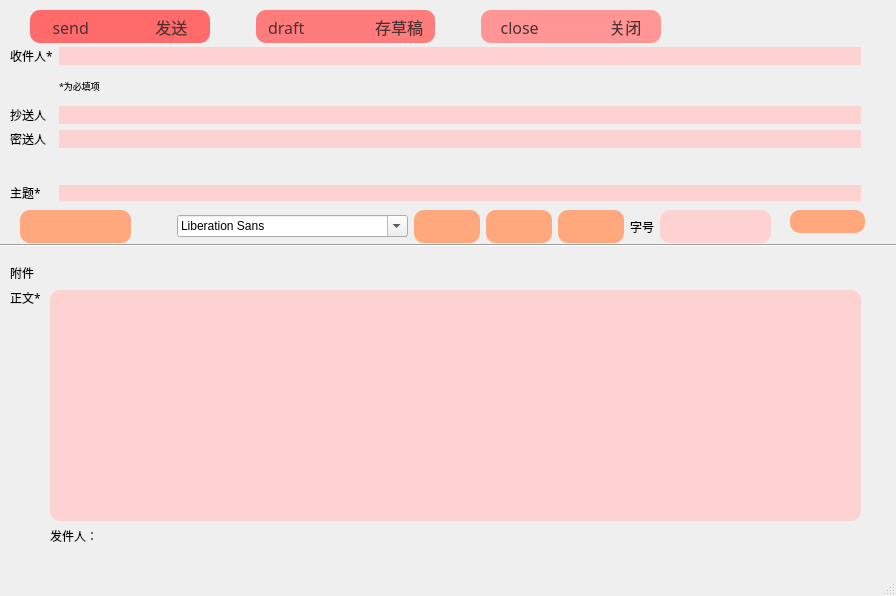
<?xml version="1.0" encoding="UTF-8"?>
<ui version="4.0">
 <class>Write</class>
 <widget class="QMainWindow" name="Write">
  <property name="geometry">
   <rect>
    <x>0</x>
    <y>0</y>
    <width>896</width>
    <height>596</height>
   </rect>
  </property>
  <property name="windowTitle">
   <string>MainWindow</string>
  </property>
  <widget class="QWidget" name="centralwidget">
   <widget class="Line" name="line_2">
    <property name="geometry">
     <rect>
      <x>0</x>
      <y>220</y>
      <width>901</width>
      <height>51</height>
     </rect>
    </property>
    <property name="styleSheet">
     <string notr="true"/>
    </property>
    <property name="orientation">
     <enum>Qt::Horizontal</enum>
    </property>
   </widget>
   <widget class="QTextEdit" name="maintext">
    <property name="geometry">
     <rect>
      <x>50</x>
      <y>290</y>
      <width>811</width>
      <height>231</height>
     </rect>
    </property>
    <property name="styleSheet">
     <string notr="true">QTextEdit
{
	background-color: rgb(255, 210, 210);
	border-radius : 10px;
	color: rgb(79, 48, 48);
}</string>
    </property>
    <property name="html">
     <string>&lt;!DOCTYPE HTML PUBLIC &quot;-//W3C//DTD HTML 4.0//EN&quot; &quot;http://www.w3.org/TR/REC-html40/strict.dtd&quot;&gt;
&lt;html&gt;&lt;head&gt;&lt;meta name=&quot;qrichtext&quot; content=&quot;1&quot; /&gt;&lt;style type=&quot;text/css&quot;&gt;
p, li { white-space: pre-wrap; }
&lt;/style&gt;&lt;/head&gt;&lt;body style=&quot; font-family:'Sans Serif'; font-size:9pt; font-weight:400; font-style:normal;&quot;&gt;
&lt;p style=&quot;-qt-paragraph-type:empty; margin-top:0px; margin-bottom:0px; margin-left:0px; margin-right:0px; -qt-block-indent:0; text-indent:0px; font-family:'SimSun';&quot;&gt;&lt;br /&gt;&lt;/p&gt;&lt;/body&gt;&lt;/html&gt;</string>
    </property>
   </widget>
   <widget class="QLabel" name="label_3">
    <property name="geometry">
     <rect>
      <x>10</x>
      <y>290</y>
      <width>31</width>
      <height>16</height>
     </rect>
    </property>
    <property name="font">
     <font>
      <family>Adobe 黑体 Std R</family>
     </font>
    </property>
    <property name="text">
     <string>正文*</string>
    </property>
   </widget>
   <widget class="QLabel" name="label_4">
    <property name="geometry">
     <rect>
      <x>50</x>
      <y>530</y>
      <width>54</width>
      <height>12</height>
     </rect>
    </property>
    <property name="font">
     <font>
      <family>Adobe 黑体 Std R</family>
     </font>
    </property>
    <property name="text">
     <string>发件人：</string>
    </property>
   </widget>
   <widget class="QLabel" name="label_5">
    <property name="geometry">
     <rect>
      <x>110</x>
      <y>526</y>
      <width>421</width>
      <height>20</height>
     </rect>
    </property>
    <property name="text">
     <string/>
    </property>
   </widget>
   <widget class="QWidget" name="layoutWidget">
    <property name="geometry">
     <rect>
      <x>30</x>
      <y>10</y>
      <width>631</width>
      <height>33</height>
     </rect>
    </property>
    <layout class="QHBoxLayout" name="horizontalLayout">
     <item>
      <widget class="QPushButton" name="pushButton">
       <property name="sizePolicy">
        <sizepolicy hsizetype="Minimum" vsizetype="Minimum">
         <horstretch>10</horstretch>
         <verstretch>0</verstretch>
        </sizepolicy>
       </property>
       <property name="font">
        <font>
         <family>Adobe 黑体 Std R</family>
         <pointsize>12</pointsize>
        </font>
       </property>
       <property name="styleSheet">
        <string notr="true">QPushButton
{
	background-color: rgb(255, 106, 106);
	border-radius : 10px;
	color: rgb(79, 48, 48);
	
	image: url(:/new/prefix/resource/already.png);
}</string>
       </property>
       <property name="text">
        <string>send                发送</string>
       </property>
      </widget>
     </item>
     <item>
      <spacer name="horizontalSpacer">
       <property name="orientation">
        <enum>Qt::Horizontal</enum>
       </property>
       <property name="sizeHint" stdset="0">
        <size>
         <width>40</width>
         <height>20</height>
        </size>
       </property>
      </spacer>
     </item>
     <item>
      <widget class="QPushButton" name="pushButton_2">
       <property name="sizePolicy">
        <sizepolicy hsizetype="Minimum" vsizetype="Minimum">
         <horstretch>10</horstretch>
         <verstretch>0</verstretch>
        </sizepolicy>
       </property>
       <property name="font">
        <font>
         <family>Adobe 黑体 Std R</family>
         <pointsize>12</pointsize>
        </font>
       </property>
       <property name="styleSheet">
        <string notr="true">QPushButton
{
	
	background-color: rgb(255, 124, 124);
	border-radius : 10px;
	color: rgb(79, 48, 48);
	
	image: url(:/new/prefix/resource/get.png);
}</string>
       </property>
       <property name="text">
        <string>draft                 存草稿</string>
       </property>
      </widget>
     </item>
     <item>
      <spacer name="horizontalSpacer_2">
       <property name="orientation">
        <enum>Qt::Horizontal</enum>
       </property>
       <property name="sizeHint" stdset="0">
        <size>
         <width>40</width>
         <height>20</height>
        </size>
       </property>
      </spacer>
     </item>
     <item>
      <widget class="QPushButton" name="pushButton_3">
       <property name="sizePolicy">
        <sizepolicy hsizetype="Minimum" vsizetype="Minimum">
         <horstretch>10</horstretch>
         <verstretch>0</verstretch>
        </sizepolicy>
       </property>
       <property name="font">
        <font>
         <family>Adobe 黑体 Std R</family>
         <pointsize>12</pointsize>
        </font>
       </property>
       <property name="styleSheet">
        <string notr="true">QPushButton
{
	
	background-color: rgb(255, 149, 149);
	border-radius : 10px;
	color: rgb(79, 48, 48);
	
	image: url(:/new/prefix/resource/close.png);
}</string>
       </property>
       <property name="text">
        <string>close                 关闭</string>
       </property>
      </widget>
     </item>
    </layout>
   </widget>
   <widget class="QWidget" name="layoutWidget">
    <property name="geometry">
     <rect>
      <x>10</x>
      <y>47</y>
      <width>851</width>
      <height>155</height>
     </rect>
    </property>
    <layout class="QGridLayout" name="gridLayout">
     <item row="3" column="0">
      <widget class="QLabel" name="label_8">
       <property name="font">
        <font>
         <family>Adobe 黑体 Std R</family>
        </font>
       </property>
       <property name="text">
        <string>密送人</string>
       </property>
      </widget>
     </item>
     <item row="5" column="0">
      <widget class="QLabel" name="label_2">
       <property name="font">
        <font>
         <family>Adobe 黑体 Std R</family>
        </font>
       </property>
       <property name="text">
        <string>主题*</string>
       </property>
      </widget>
     </item>
     <item row="1" column="0">
      <spacer name="verticalSpacer_9">
       <property name="orientation">
        <enum>Qt::Vertical</enum>
       </property>
       <property name="sizeHint" stdset="0">
        <size>
         <width>20</width>
         <height>30</height>
        </size>
       </property>
      </spacer>
     </item>
     <item row="0" column="1">
      <widget class="QLineEdit" name="receiver">
       <property name="sizePolicy">
        <sizepolicy hsizetype="Expanding" vsizetype="Minimum">
         <horstretch>0</horstretch>
         <verstretch>0</verstretch>
        </sizepolicy>
       </property>
       <property name="styleSheet">
        <string notr="true">QLineEdit
{
	background-color: rgb(255, 210, 210);
	border-radius : 10px;
	color: rgb(79, 48, 48);
}</string>
       </property>
      </widget>
     </item>
     <item row="5" column="1">
      <widget class="QLineEdit" name="theme">
       <property name="styleSheet">
        <string notr="true">QLineEdit
{
	background-color: rgb(255, 210, 210);
	border-radius : 10px;
	color: rgb(79, 48, 48);
}</string>
       </property>
      </widget>
     </item>
     <item row="0" column="0">
      <widget class="QLabel" name="label">
       <property name="font">
        <font>
         <family>Adobe 黑体 Std R</family>
        </font>
       </property>
       <property name="text">
        <string>收件人*</string>
       </property>
      </widget>
     </item>
     <item row="2" column="1">
      <widget class="QLineEdit" name="receiver_3">
       <property name="sizePolicy">
        <sizepolicy hsizetype="Expanding" vsizetype="Minimum">
         <horstretch>0</horstretch>
         <verstretch>0</verstretch>
        </sizepolicy>
       </property>
       <property name="styleSheet">
        <string notr="true">QLineEdit
{
	background-color: rgb(255, 210, 210);
	border-radius : 10px;
	color: rgb(79, 48, 48);
}</string>
       </property>
      </widget>
     </item>
     <item row="3" column="1">
      <widget class="QLineEdit" name="receiver_4">
       <property name="sizePolicy">
        <sizepolicy hsizetype="Expanding" vsizetype="Minimum">
         <horstretch>0</horstretch>
         <verstretch>0</verstretch>
        </sizepolicy>
       </property>
       <property name="styleSheet">
        <string notr="true">QLineEdit
{
	background-color: rgb(255, 210, 210);
	border-radius : 10px;
	color: rgb(79, 48, 48);
}</string>
       </property>
      </widget>
     </item>
     <item row="2" column="0">
      <widget class="QLabel" name="label_7">
       <property name="font">
        <font>
         <family>Adobe 黑体 Std R</family>
        </font>
       </property>
       <property name="text">
        <string>抄送人</string>
       </property>
      </widget>
     </item>
     <item row="4" column="0">
      <spacer name="verticalSpacer_10">
       <property name="orientation">
        <enum>Qt::Vertical</enum>
       </property>
       <property name="sizeHint" stdset="0">
        <size>
         <width>20</width>
         <height>30</height>
        </size>
       </property>
      </spacer>
     </item>
     <item row="1" column="1">
      <widget class="QLabel" name="label_27">
       <property name="font">
        <font>
         <family>Adobe 黑体 Std R</family>
         <pointsize>7</pointsize>
        </font>
       </property>
       <property name="text">
        <string>*为必填项</string>
       </property>
      </widget>
     </item>
    </layout>
   </widget>
   <widget class="QPushButton" name="color">
    <property name="geometry">
     <rect>
      <x>790</x>
      <y>210</y>
      <width>75</width>
      <height>23</height>
     </rect>
    </property>
    <property name="styleSheet">
     <string notr="true">QPushButton
{
	background-color: rgb(255, 168, 125);
	border-radius : 10px;
	color: rgb(79, 48, 48);
	
	image: url(:/new/prefix/resource/color.png);
}</string>
    </property>
    <property name="text">
     <string/>
    </property>
   </widget>
   <widget class="QWidget" name="layoutWidget">
    <property name="geometry">
     <rect>
      <x>20</x>
      <y>210</y>
      <width>751</width>
      <height>33</height>
     </rect>
    </property>
    <layout class="QHBoxLayout" name="horizontalLayout_2">
     <item>
      <widget class="QPushButton" name="attach">
       <property name="sizePolicy">
        <sizepolicy hsizetype="Minimum" vsizetype="Minimum">
         <horstretch>5</horstretch>
         <verstretch>0</verstretch>
        </sizepolicy>
       </property>
       <property name="styleSheet">
        <string notr="true">QPushButton
{
	background-color: rgb(255, 168, 125);
	border-radius : 10px;
	color: rgb(79, 48, 48);
	
	image: url(:/new/prefix/resource/add.png);
}</string>
       </property>
       <property name="text">
        <string/>
       </property>
      </widget>
     </item>
     <item>
      <spacer name="horizontalSpacer_3">
       <property name="orientation">
        <enum>Qt::Horizontal</enum>
       </property>
       <property name="sizeHint" stdset="0">
        <size>
         <width>40</width>
         <height>20</height>
        </size>
       </property>
      </spacer>
     </item>
     <item>
      <widget class="QFontComboBox" name="fontComboBox"/>
     </item>
     <item>
      <widget class="QPushButton" name="underscore">
       <property name="sizePolicy">
        <sizepolicy hsizetype="Minimum" vsizetype="Minimum">
         <horstretch>3</horstretch>
         <verstretch>0</verstretch>
        </sizepolicy>
       </property>
       <property name="styleSheet">
        <string notr="true">QPushButton
{
	background-color: rgb(255, 168, 125);
	border-radius : 10px;
	color: rgb(79, 48, 48);
	
	image: url(:/new/prefix/resource/underline.png);
}</string>
       </property>
       <property name="text">
        <string/>
       </property>
      </widget>
     </item>
     <item>
      <widget class="QPushButton" name="bold">
       <property name="sizePolicy">
        <sizepolicy hsizetype="Minimum" vsizetype="Minimum">
         <horstretch>3</horstretch>
         <verstretch>0</verstretch>
        </sizepolicy>
       </property>
       <property name="styleSheet">
        <string notr="true">QPushButton
{
	background-color: rgb(255, 168, 125);
	border-radius : 10px;
	color: rgb(79, 48, 48);
	
	image: url(:/new/prefix/resource/bold.png);
}</string>
       </property>
       <property name="text">
        <string/>
       </property>
      </widget>
     </item>
     <item>
      <widget class="QPushButton" name="italic">
       <property name="sizePolicy">
        <sizepolicy hsizetype="Minimum" vsizetype="Minimum">
         <horstretch>3</horstretch>
         <verstretch>0</verstretch>
        </sizepolicy>
       </property>
       <property name="styleSheet">
        <string notr="true">QPushButton
{
	background-color: rgb(255, 168, 125);
	border-radius : 10px;
	color: rgb(79, 48, 48);
	
	image: url(:/new/prefix/resource/italic (1).png);
}</string>
       </property>
       <property name="text">
        <string/>
       </property>
      </widget>
     </item>
     <item>
      <widget class="QLabel" name="label_6">
       <property name="font">
        <font>
         <family>Adobe 黑体 Std R</family>
        </font>
       </property>
       <property name="text">
        <string>字号</string>
       </property>
      </widget>
     </item>
     <item>
      <widget class="QLineEdit" name="fontSize">
       <property name="sizePolicy">
        <sizepolicy hsizetype="Expanding" vsizetype="Minimum">
         <horstretch>5</horstretch>
         <verstretch>0</verstretch>
        </sizepolicy>
       </property>
       <property name="styleSheet">
        <string notr="true">QLineEdit
{
	background-color: rgb(255, 210, 210);
	border-radius : 10px;
	color: rgb(79, 48, 48);
}</string>
       </property>
      </widget>
     </item>
    </layout>
   </widget>
   <widget class="QWidget" name="">
    <property name="geometry">
     <rect>
      <x>10</x>
      <y>260</y>
      <width>561</width>
      <height>25</height>
     </rect>
    </property>
    <layout class="QHBoxLayout" name="horizontalLayout_3">
     <item>
      <widget class="QLabel" name="label_9">
       <property name="text">
        <string>附件</string>
       </property>
      </widget>
     </item>
     <item>
      <widget class="QLabel" name="attachName">
       <property name="sizePolicy">
        <sizepolicy hsizetype="Minimum" vsizetype="Preferred">
         <horstretch>10</horstretch>
         <verstretch>0</verstretch>
        </sizepolicy>
       </property>
       <property name="minimumSize">
        <size>
         <width>10</width>
         <height>0</height>
        </size>
       </property>
       <property name="text">
        <string/>
       </property>
      </widget>
     </item>
    </layout>
   </widget>
  </widget>
  <widget class="QStatusBar" name="statusbar">
   <property name="layoutDirection">
    <enum>Qt::LeftToRight</enum>
   </property>
  </widget>
  <widget class="QMenuBar" name="menubar">
   <property name="geometry">
    <rect>
     <x>0</x>
     <y>0</y>
     <width>896</width>
     <height>28</height>
    </rect>
   </property>
  </widget>
 </widget>
 <resources/>
 <connections/>
</ui>
